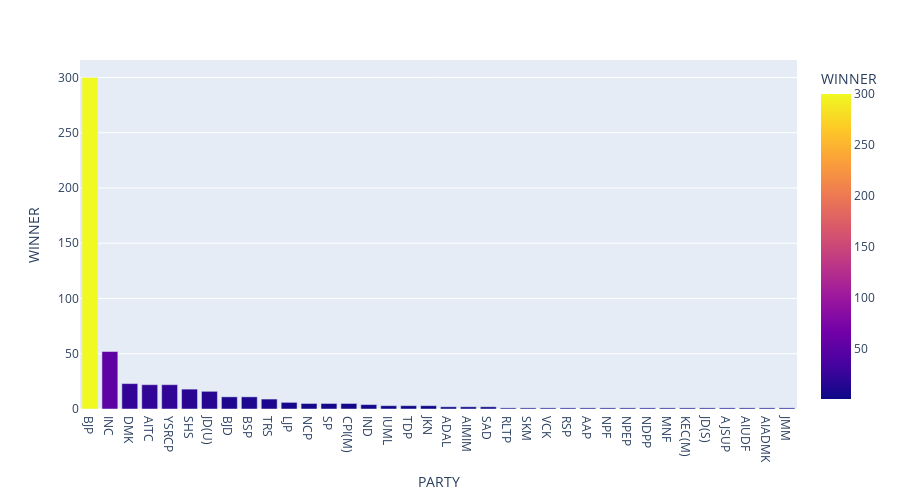

The cell this chart's notebook holds for it:
### Code cell
# Visualize the party-wise election results
result_fig = px.bar(result_df, x=result_df['PARTY'], y=result_df["WINNER"], color='WINNER', height=500)
result_fig.show()

### Figure 1 — Plotly figure (JSON) as saved in the notebook; plotly's stock layout.template omitted (floating-point values rounded to 4 significant figures)
{"data": [{"alignmentgroup": "True", "hovertemplate": "PARTY=%{x}<br>WINNER=%{marker.color}<extra></extra>", "legendgroup": "", "marker": {"color": [300, 52, 23, 22, 22, 18, 16, 11, 11, 9, 6, 5, 5, 5, 4, 3, 3, 3, 2, 2, 2, 1, 1, 1, 1, 1, 1, 1, 1, 1, 1, 1, 1, 1, 1, 1], "coloraxis": "coloraxis"}, "name": "", "offsetgroup": "", "orientation": "v", "showlegend": false, "textposition": "auto", "type": "bar", "x": ["BJP", "INC", "DMK", "AITC", "YSRCP", "SHS", "JD(U)", "BJD", "BSP", "TRS", "LJP", "NCP", "SP", "CPI(M)", "IND", "IUML", "TDP", "JKN", "ADAL", "AIMIM", "SAD", "RLTP", "SKM", "VCK", "RSP", "AAP", "NPF", "NPEP", "NDPP", "MNF", "KEC(M)", "JD(S)", "AJSUP", "AIUDF", "AIADMK", "JMM"], "xaxis": "x", "y": [300, 52, 23, 22, 22, 18, 16, 11, 11, 9, 6, 5, 5, 5, 4, 3, 3, 3, 2, 2, 2, 1, 1, 1, 1, 1, 1, 1, 1, 1, 1, 1, 1, 1, 1, 1], "yaxis": "y"}], "layout": {"barmode": "relative", "coloraxis": {"colorbar": {"title": {"text": "WINNER"}}, "colorscale": [[0, "#0d0887"], [0.1111, "#46039f"], [0.2222, "#7201a8"], [0.3333, "#9c179e"], [0.4444, "#bd3786"], [0.5556, "#d8576b"], [0.6667, "#ed7953"], [0.7778, "#fb9f3a"], [0.8889, "#fdca26"], [1, "#f0f921"]]}, "height": 500, "legend": {"tracegroupgap": 0}, "margin": {"t": 60}, "xaxis": {"anchor": "y", "domain": [0, 1], "title": {"text": "PARTY"}}, "yaxis": {"anchor": "x", "domain": [0, 1], "title": {"text": "WINNER"}}}}
